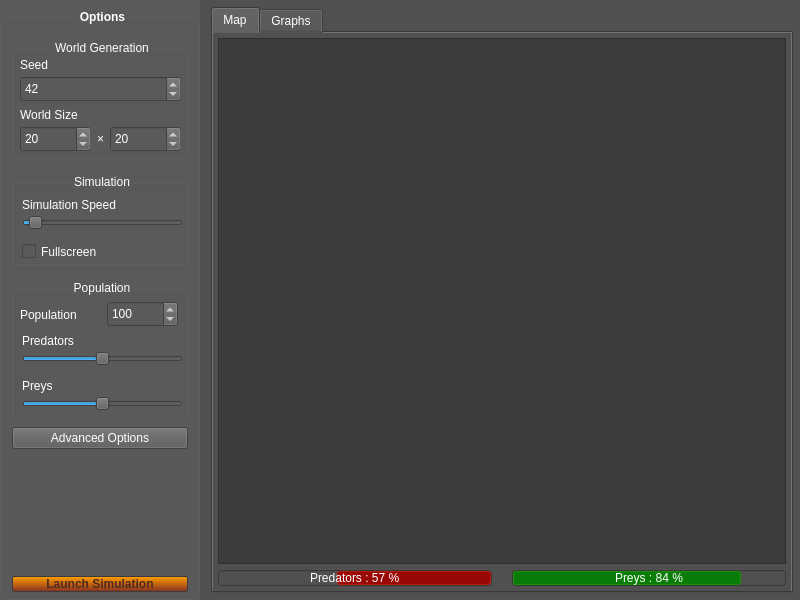
<?xml version="1.0" encoding="UTF-8"?>
<ui version="4.0">
 <class>MainWindow</class>
 <widget class="QMainWindow" name="MainWindow">
  <property name="geometry">
   <rect>
    <x>0</x>
    <y>0</y>
    <width>800</width>
    <height>600</height>
   </rect>
  </property>
  <property name="windowTitle">
   <string>MainWindow</string>
  </property>
  <property name="styleSheet">
   <string notr="true">*
{
background-color: rgb(80,80,80);
color: white;
}


 QProgressBar
{
height: 10px;
text-align: center;
}

QProgressBar#pbar_preys::chunk
{
background-color: rgb(8, 124, 6);
border-radius: 3px;
border: 1px solid rgb(28, 144, 6);
margin: 1px;
}

QProgressBar#pbar_predators::chunk
{
background-color: rgb(154, 8,6);
border-radius: 3px;
border: 1px solid rgb(184, 28,6);
margin: 1px;
}

QLabel
{
}

QGroupBox#group_options, QGroupBox#group_options *
{
background-color: rgb(90,90,90);
}

QGroupBox#group_options
{
	font-weight: bold;
}

QGroupBox::title
{
	position: relative;
	top: 10px;
    subcontrol-origin: margin;
    subcontrol-position: top center;
}


QPushButton#btn_launch
{
	padding: 0.5em;
	border: 1px solid rgb(60,60,60);
	border-radius: 2px;
	font-weight: bold;
	text-transform: uppercase;
	color: rgb(80,40,30);
	background-color: qlineargradient(spread:reflect, x1:1, y1:1, x2:1, y2:0, stop:0 rgba(134, 48, 34, 255), stop:1 rgba(255, 158, 0, 255));
}

QPushButton#btn_launch::hover
{
	background-color: qlineargradient(spread:reflect, x1:1, y1:1, x2:1, y2:0, 	stop:0 rgba(154, 68, 54, 255), stop:1 rgba(255, 178, 20, 255));
}

QPushButton#btn_launch::pressed
{
	background-color: qlineargradient(spread:pad, x1:1, y1:0.977273, x2:1, y2:0, stop:0 rgba(255, 142, 49, 255), stop:0.748 rgba(255, 141, 22, 255), stop:1 rgba(209, 87, 39, 255));
}</string>
  </property>
  <widget class="QWidget" name="centralWidget">
   <layout class="QVBoxLayout" name="verticalLayout_3">
    <property name="leftMargin">
     <number>0</number>
    </property>
    <property name="topMargin">
     <number>0</number>
    </property>
    <property name="rightMargin">
     <number>0</number>
    </property>
    <property name="bottomMargin">
     <number>0</number>
    </property>
    <item>
     <layout class="QHBoxLayout" name="horizontalLayout">
      <item>
       <widget class="QGroupBox" name="group_options">
        <property name="sizePolicy">
         <sizepolicy hsizetype="Fixed" vsizetype="Preferred">
          <horstretch>222</horstretch>
          <verstretch>0</verstretch>
         </sizepolicy>
        </property>
        <property name="minimumSize">
         <size>
          <width>200</width>
          <height>0</height>
         </size>
        </property>
        <property name="autoFillBackground">
         <bool>false</bool>
        </property>
        <property name="styleSheet">
         <string notr="true"/>
        </property>
        <property name="title">
         <string>Options</string>
        </property>
        <layout class="QVBoxLayout" name="verticalLayout">
         <property name="leftMargin">
          <number>9</number>
         </property>
         <property name="rightMargin">
          <number>9</number>
         </property>
         <property name="bottomMargin">
          <number>5</number>
         </property>
         <item>
          <widget class="QGroupBox" name="group_wgen">
           <property name="sizePolicy">
            <sizepolicy hsizetype="Minimum" vsizetype="Fixed">
             <horstretch>10</horstretch>
             <verstretch>3</verstretch>
            </sizepolicy>
           </property>
           <property name="title">
            <string>World Generation</string>
           </property>
           <layout class="QVBoxLayout" name="verticalLayout_2">
            <property name="spacing">
             <number>5</number>
            </property>
            <property name="leftMargin">
             <number>5</number>
            </property>
            <property name="topMargin">
             <number>5</number>
            </property>
            <property name="rightMargin">
             <number>5</number>
            </property>
            <property name="bottomMargin">
             <number>5</number>
            </property>
            <item>
             <widget class="QWidget" name="div_seed" native="true">
              <property name="enabled">
               <bool>true</bool>
              </property>
              <property name="sizePolicy">
               <sizepolicy hsizetype="Preferred" vsizetype="Fixed">
                <horstretch>0</horstretch>
                <verstretch>1</verstretch>
               </sizepolicy>
              </property>
              <property name="minimumSize">
               <size>
                <width>0</width>
                <height>45</height>
               </size>
              </property>
              <widget class="QLabel" name="lbl_seed">
               <property name="geometry">
                <rect>
                 <x>0</x>
                 <y>0</y>
                 <width>161</width>
                 <height>17</height>
                </rect>
               </property>
               <property name="toolTip">
                <string>The seed used for randomly generating the world. The same seed will always give the same world after generation.</string>
               </property>
               <property name="text">
                <string>Seed</string>
               </property>
              </widget>
              <widget class="QSpinBox" name="input_seed">
               <property name="enabled">
                <bool>true</bool>
               </property>
               <property name="geometry">
                <rect>
                 <x>0</x>
                 <y>20</y>
                 <width>161</width>
                 <height>26</height>
                </rect>
               </property>
               <property name="cursor">
                <cursorShape>IBeamCursor</cursorShape>
               </property>
               <property name="focusPolicy">
                <enum>Qt::ClickFocus</enum>
               </property>
               <property name="specialValueText">
                <string>n/a</string>
               </property>
               <property name="maximum">
                <number>99999999</number>
               </property>
               <property name="value">
                <number>42</number>
               </property>
              </widget>
             </widget>
            </item>
            <item>
             <widget class="QWidget" name="div_wsize" native="true">
              <property name="sizePolicy">
               <sizepolicy hsizetype="Preferred" vsizetype="Fixed">
                <horstretch>0</horstretch>
                <verstretch>1</verstretch>
               </sizepolicy>
              </property>
              <property name="minimumSize">
               <size>
                <width>0</width>
                <height>45</height>
               </size>
              </property>
              <widget class="QLabel" name="lbl_wsize_title">
               <property name="geometry">
                <rect>
                 <x>0</x>
                 <y>0</y>
                 <width>161</width>
                 <height>17</height>
                </rect>
               </property>
               <property name="toolTip">
                <string>The size of the world map, in pixels.</string>
               </property>
               <property name="text">
                <string>World Size</string>
               </property>
              </widget>
              <widget class="QSpinBox" name="input_wsize_width">
               <property name="geometry">
                <rect>
                 <x>0</x>
                 <y>20</y>
                 <width>71</width>
                 <height>26</height>
                </rect>
               </property>
               <property name="focusPolicy">
                <enum>Qt::ClickFocus</enum>
               </property>
               <property name="maximum">
                <number>10000</number>
               </property>
               <property name="value">
                <number>20</number>
               </property>
              </widget>
              <widget class="QSpinBox" name="input_wsize_height">
               <property name="geometry">
                <rect>
                 <x>90</x>
                 <y>20</y>
                 <width>71</width>
                 <height>26</height>
                </rect>
               </property>
               <property name="focusPolicy">
                <enum>Qt::ClickFocus</enum>
               </property>
               <property name="maximum">
                <number>10000</number>
               </property>
               <property name="value">
                <number>20</number>
               </property>
              </widget>
              <widget class="QLabel" name="lbl_wsize_cross">
               <property name="geometry">
                <rect>
                 <x>70</x>
                 <y>22</y>
                 <width>21</width>
                 <height>21</height>
                </rect>
               </property>
               <property name="sizePolicy">
                <sizepolicy hsizetype="Fixed" vsizetype="Fixed">
                 <horstretch>0</horstretch>
                 <verstretch>0</verstretch>
                </sizepolicy>
               </property>
               <property name="text">
                <string>×</string>
               </property>
               <property name="alignment">
                <set>Qt::AlignCenter</set>
               </property>
              </widget>
              <zorder>lbl_wsize_title</zorder>
              <zorder>input_wsize_width</zorder>
              <zorder>lbl_wsize_cross</zorder>
              <zorder>input_wsize_height</zorder>
             </widget>
            </item>
           </layout>
          </widget>
         </item>
         <item>
          <widget class="QGroupBox" name="group_simu">
           <property name="sizePolicy">
            <sizepolicy hsizetype="Preferred" vsizetype="Fixed">
             <horstretch>0</horstretch>
             <verstretch>0</verstretch>
            </sizepolicy>
           </property>
           <property name="minimumSize">
            <size>
             <width>0</width>
             <height>100</height>
            </size>
           </property>
           <property name="title">
            <string>Simulation</string>
           </property>
           <widget class="QWidget" name="div_simspeed" native="true">
            <property name="geometry">
             <rect>
              <x>10</x>
              <y>30</y>
              <width>161</width>
              <height>40</height>
             </rect>
            </property>
            <property name="sizePolicy">
             <sizepolicy hsizetype="Preferred" vsizetype="Fixed">
              <horstretch>0</horstretch>
              <verstretch>1</verstretch>
             </sizepolicy>
            </property>
            <property name="minimumSize">
             <size>
              <width>0</width>
              <height>40</height>
             </size>
            </property>
            <property name="styleSheet">
             <string notr="true"/>
            </property>
            <widget class="QLabel" name="lbl_simspeed">
             <property name="geometry">
              <rect>
               <x>0</x>
               <y>0</y>
               <width>121</width>
               <height>20</height>
              </rect>
             </property>
             <property name="text">
              <string>Simulation Speed</string>
             </property>
            </widget>
            <widget class="QSlider" name="slider_simspeed">
             <property name="geometry">
              <rect>
               <x>0</x>
               <y>20</y>
               <width>161</width>
               <height>16</height>
              </rect>
             </property>
             <property name="maximum">
              <number>500</number>
             </property>
             <property name="value">
              <number>20</number>
             </property>
             <property name="orientation">
              <enum>Qt::Horizontal</enum>
             </property>
             <property name="invertedAppearance">
              <bool>false</bool>
             </property>
             <property name="invertedControls">
              <bool>false</bool>
             </property>
            </widget>
           </widget>
           <widget class="QCheckBox" name="toggle_fs">
            <property name="geometry">
             <rect>
              <x>10</x>
              <y>75</y>
              <width>161</width>
              <height>23</height>
             </rect>
            </property>
            <property name="toolTip">
             <string>Toggle the fullscreen mode</string>
            </property>
            <property name="text">
             <string>Fullscreen</string>
            </property>
           </widget>
          </widget>
         </item>
         <item>
          <widget class="QGroupBox" name="group_population">
           <property name="sizePolicy">
            <sizepolicy hsizetype="Minimum" vsizetype="Fixed">
             <horstretch>0</horstretch>
             <verstretch>0</verstretch>
            </sizepolicy>
           </property>
           <property name="minimumSize">
            <size>
             <width>0</width>
             <height>150</height>
            </size>
           </property>
           <property name="sizeIncrement">
            <size>
             <width>0</width>
             <height>0</height>
            </size>
           </property>
           <property name="baseSize">
            <size>
             <width>0</width>
             <height>0</height>
            </size>
           </property>
           <property name="title">
            <string>Population</string>
           </property>
           <widget class="QWidget" name="div_predprct" native="true">
            <property name="geometry">
             <rect>
              <x>10</x>
              <y>60</y>
              <width>161</width>
              <height>40</height>
             </rect>
            </property>
            <property name="sizePolicy">
             <sizepolicy hsizetype="Preferred" vsizetype="Fixed">
              <horstretch>0</horstretch>
              <verstretch>1</verstretch>
             </sizepolicy>
            </property>
            <property name="minimumSize">
             <size>
              <width>0</width>
              <height>40</height>
             </size>
            </property>
            <widget class="QLabel" name="lbl_predprct">
             <property name="geometry">
              <rect>
               <x>0</x>
               <y>0</y>
               <width>91</width>
               <height>20</height>
              </rect>
             </property>
             <property name="text">
              <string>Predators</string>
             </property>
            </widget>
            <widget class="QSlider" name="slider_predprct">
             <property name="geometry">
              <rect>
               <x>0</x>
               <y>20</y>
               <width>161</width>
               <height>16</height>
              </rect>
             </property>
             <property name="mouseTracking">
              <bool>true</bool>
             </property>
             <property name="maximum">
              <number>100</number>
             </property>
             <property name="value">
              <number>50</number>
             </property>
             <property name="orientation">
              <enum>Qt::Horizontal</enum>
             </property>
            </widget>
           </widget>
           <widget class="QWidget" name="div_preyprct" native="true">
            <property name="geometry">
             <rect>
              <x>10</x>
              <y>105</y>
              <width>161</width>
              <height>40</height>
             </rect>
            </property>
            <property name="sizePolicy">
             <sizepolicy hsizetype="Preferred" vsizetype="Fixed">
              <horstretch>0</horstretch>
              <verstretch>1</verstretch>
             </sizepolicy>
            </property>
            <property name="minimumSize">
             <size>
              <width>0</width>
              <height>40</height>
             </size>
            </property>
            <widget class="QLabel" name="lbl_preysprct">
             <property name="geometry">
              <rect>
               <x>0</x>
               <y>0</y>
               <width>81</width>
               <height>20</height>
              </rect>
             </property>
             <property name="text">
              <string>Preys</string>
             </property>
            </widget>
            <widget class="QSlider" name="slider_preysprct">
             <property name="geometry">
              <rect>
               <x>0</x>
               <y>20</y>
               <width>161</width>
               <height>16</height>
              </rect>
             </property>
             <property name="maximum">
              <number>100</number>
             </property>
             <property name="value">
              <number>50</number>
             </property>
             <property name="orientation">
              <enum>Qt::Horizontal</enum>
             </property>
            </widget>
            <zorder>lbl_preysprct</zorder>
            <zorder>slider_preysprct</zorder>
            <zorder>div_predprct</zorder>
            <zorder>div_predprct</zorder>
           </widget>
           <widget class="QWidget" name="div_popnumber" native="true">
            <property name="geometry">
             <rect>
              <x>8</x>
              <y>30</y>
              <width>161</width>
              <height>28</height>
             </rect>
            </property>
            <property name="sizePolicy">
             <sizepolicy hsizetype="Preferred" vsizetype="Maximum">
              <horstretch>0</horstretch>
              <verstretch>0</verstretch>
             </sizepolicy>
            </property>
            <property name="minimumSize">
             <size>
              <width>0</width>
              <height>28</height>
             </size>
            </property>
            <widget class="QLabel" name="lbl_popnumber">
             <property name="geometry">
              <rect>
               <x>0</x>
               <y>5</y>
               <width>81</width>
               <height>17</height>
              </rect>
             </property>
             <property name="text">
              <string>Population</string>
             </property>
            </widget>
            <widget class="QSpinBox" name="input_popnumber">
             <property name="geometry">
              <rect>
               <x>87</x>
               <y>0</y>
               <width>71</width>
               <height>26</height>
              </rect>
             </property>
             <property name="maximum">
              <number>10000</number>
             </property>
             <property name="value">
              <number>100</number>
             </property>
            </widget>
           </widget>
          </widget>
         </item>
         <item>
          <widget class="QPushButton" name="btn_advancedopt">
           <property name="text">
            <string>Advanced Options</string>
           </property>
          </widget>
         </item>
         <item>
          <spacer name="verticalSpacer">
           <property name="orientation">
            <enum>Qt::Vertical</enum>
           </property>
           <property name="sizeType">
            <enum>QSizePolicy::Expanding</enum>
           </property>
           <property name="sizeHint" stdset="0">
            <size>
             <width>20</width>
             <height>5</height>
            </size>
           </property>
          </spacer>
         </item>
         <item>
          <widget class="QPushButton" name="btn_launch">
           <property name="toolTip">
            <string>CLICK HERE 100% FREE !!</string>
           </property>
           <property name="styleSheet">
            <string notr="true"/>
           </property>
           <property name="text">
            <string>Launch Simulation</string>
           </property>
           <property name="flat">
            <bool>false</bool>
           </property>
          </widget>
         </item>
        </layout>
       </widget>
      </item>
      <item>
       <widget class="QWidget" name="widget" native="true">
        <property name="sizePolicy">
         <sizepolicy hsizetype="Ignored" vsizetype="Ignored">
          <horstretch>1</horstretch>
          <verstretch>1</verstretch>
         </sizepolicy>
        </property>
        <property name="styleSheet">
         <string notr="true"/>
        </property>
        <layout class="QHBoxLayout" name="horizontalLayout_3">
         <property name="leftMargin">
          <number>5</number>
         </property>
         <property name="topMargin">
          <number>7</number>
         </property>
         <property name="rightMargin">
          <number>7</number>
         </property>
         <property name="bottomMargin">
          <number>7</number>
         </property>
         <item>
          <widget class="QTabWidget" name="tab">
           <property name="sizePolicy">
            <sizepolicy hsizetype="Expanding" vsizetype="Expanding">
             <horstretch>1</horstretch>
             <verstretch>1</verstretch>
            </sizepolicy>
           </property>
           <property name="styleSheet">
            <string notr="true"/>
           </property>
           <property name="tabShape">
            <enum>QTabWidget::Rounded</enum>
           </property>
           <property name="currentIndex">
            <number>0</number>
           </property>
           <property name="usesScrollButtons">
            <bool>true</bool>
           </property>
           <property name="documentMode">
            <bool>false</bool>
           </property>
           <property name="tabsClosable">
            <bool>false</bool>
           </property>
           <property name="movable">
            <bool>false</bool>
           </property>
           <property name="tabBarAutoHide">
            <bool>false</bool>
           </property>
           <widget class="QWidget" name="tab_map">
            <property name="enabled">
             <bool>true</bool>
            </property>
            <property name="sizePolicy">
             <sizepolicy hsizetype="Expanding" vsizetype="Expanding">
              <horstretch>1</horstretch>
              <verstretch>1</verstretch>
             </sizepolicy>
            </property>
            <property name="styleSheet">
             <string notr="true"/>
            </property>
            <attribute name="title">
             <string>Map</string>
            </attribute>
            <layout class="QVBoxLayout" name="verticalLayout_4">
             <property name="leftMargin">
              <number>5</number>
             </property>
             <property name="topMargin">
              <number>5</number>
             </property>
             <property name="rightMargin">
              <number>5</number>
             </property>
             <property name="bottomMargin">
              <number>5</number>
             </property>
             <item>
              <widget class="QGraphicsView" name="g_map">
               <property name="sizePolicy">
                <sizepolicy hsizetype="Expanding" vsizetype="Expanding">
                 <horstretch>10</horstretch>
                 <verstretch>10</verstretch>
                </sizepolicy>
               </property>
               <property name="minimumSize">
                <size>
                 <width>560</width>
                 <height>500</height>
                </size>
               </property>
               <property name="cursor" stdset="0">
                <cursorShape>CrossCursor</cursorShape>
               </property>
               <property name="styleSheet">
                <string notr="true">background-color: rgb(60,60,60);</string>
               </property>
               <property name="frameShape">
                <enum>QFrame::StyledPanel</enum>
               </property>
               <property name="frameShadow">
                <enum>QFrame::Sunken</enum>
               </property>
               <property name="sceneRect">
                <rectf>
                 <x>0.000000000000000</x>
                 <y>0.000000000000000</y>
                 <width>500.000000000000000</width>
                 <height>500.000000000000000</height>
                </rectf>
               </property>
              </widget>
             </item>
             <item>
              <layout class="QHBoxLayout" name="horizontalLayout_2">
               <property name="spacing">
                <number>20</number>
               </property>
               <property name="leftMargin">
                <number>0</number>
               </property>
               <property name="rightMargin">
                <number>0</number>
               </property>
               <item>
                <widget class="QProgressBar" name="pbar_predators">
                 <property name="sizePolicy">
                  <sizepolicy hsizetype="Expanding" vsizetype="Fixed">
                   <horstretch>1</horstretch>
                   <verstretch>0</verstretch>
                  </sizepolicy>
                 </property>
                 <property name="value">
                  <number>57</number>
                 </property>
                 <property name="invertedAppearance">
                  <bool>true</bool>
                 </property>
                 <property name="format">
                  <string>Predators : %p %</string>
                 </property>
                </widget>
               </item>
               <item>
                <widget class="QProgressBar" name="pbar_preys">
                 <property name="sizePolicy">
                  <sizepolicy hsizetype="Expanding" vsizetype="Fixed">
                   <horstretch>1</horstretch>
                   <verstretch>0</verstretch>
                  </sizepolicy>
                 </property>
                 <property name="value">
                  <number>84</number>
                 </property>
                 <property name="format">
                  <string>Preys : %p %</string>
                 </property>
                </widget>
               </item>
              </layout>
             </item>
            </layout>
           </widget>
           <widget class="QWidget" name="tab_graphs">
            <property name="accessibleName">
             <string>tttt</string>
            </property>
            <attribute name="title">
             <string>Graphs</string>
            </attribute>
            <attribute name="toolTip">
             <string>Shows statistic graphs about population evolution</string>
            </attribute>
            <layout class="QVBoxLayout" name="verticalLayout_5">
             <item>
              <widget class="QLabel" name="label">
               <property name="text">
                <string>&lt;html&gt;&lt;head/&gt;&lt;body&gt;&lt;p align=&quot;center&quot;&gt;&lt;span style=&quot; color:#888a85;&quot;&gt;This functionality haven't been implemented yet, and may be in a future version.&lt;/span&gt;&lt;/p&gt;&lt;/body&gt;&lt;/html&gt;</string>
               </property>
               <property name="textFormat">
                <enum>Qt::RichText</enum>
               </property>
               <property name="wordWrap">
                <bool>true</bool>
               </property>
              </widget>
             </item>
            </layout>
           </widget>
          </widget>
         </item>
        </layout>
       </widget>
      </item>
     </layout>
    </item>
   </layout>
  </widget>
 </widget>
 <layoutdefault spacing="6" margin="11"/>
 <resources/>
 <connections>
  <connection>
   <sender>btn_launch</sender>
   <signal>pressed()</signal>
   <receiver>btn_launch</receiver>
   <slot>lower()</slot>
   <hints>
    <hint type="sourcelabel">
     <x>92</x>
     <y>377</y>
    </hint>
    <hint type="destinationlabel">
     <x>92</x>
     <y>377</y>
    </hint>
   </hints>
  </connection>
 </connections>
</ui>
